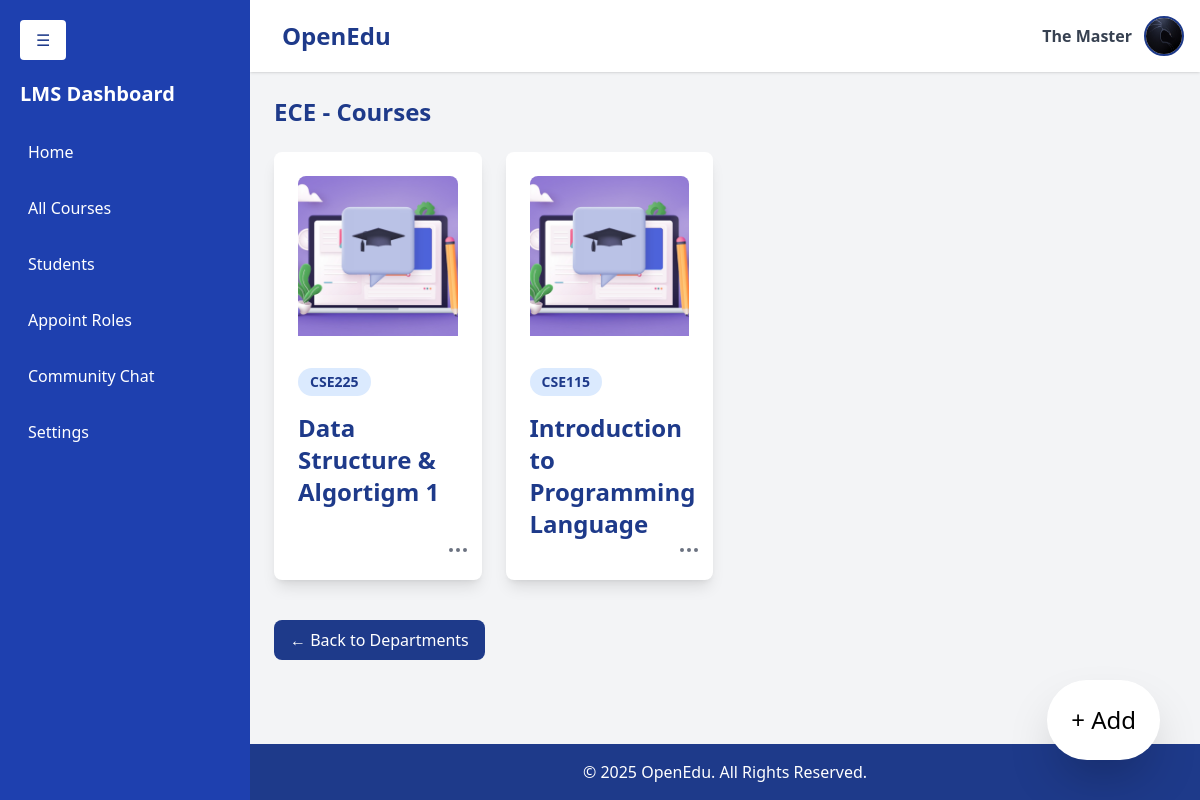
The page /lms/department=7/ (signed in) on the database its author committed.
### accounts/models.py (models this page shows, shortened)
class User(AbstractUser):
    contact = models.CharField(max_length=15, blank=True, null=True)
    profilepicture = models.ImageField(upload_to='images/profilepictures', blank=True, null=True,default='images/profilepictures/rafid1.jpg')
    role=models.TextField(default='user')
    course=models.IntegerField(default=-1)
    department=models.IntegerField(default=-1)
    groups = models.ManyToManyField(
        'auth.Group',
        related_name='custom_user_set',
        blank=True
    )
    user_permissions = models.ManyToManyField(
        'auth.Permission',
        related_name='custom_user_permissions_set',
        blank=True
    )

### lms/models.py (models this page shows, shortened)
class Department(models.Model):
    id = models.AutoField(primary_key=True)  # Automatically generates a primary key
    name = models.CharField(max_length=255, unique=True)  # Unique name field
    image = models.ImageField(upload_to='images/department/', null=True,default='images/department/default.jpg')
    description=models.TextField(max_length=255,default="The Department fosters innovative research and interdisciplinary collaboration, focusing on conceptual exploration and advanced academic problem-solving techniques.")

class Course(models.Model):
    id = models.AutoField(primary_key=True)  # Automatically generates a primary key
    course_code = models.CharField(max_length=6, unique=True)  # Unique course code
    course_name = models.CharField(max_length=50)  # Course name
    course_description = models.TextField(
        default="This course provides a comprehensive overview of essential topics, methodologies, and concepts. Further details will be provided."
    )  # Description of the course
    department = models.ForeignKey('Department', related_name='courses', on_delete=models.CASCADE)  # Foreign key to Department
    image = models.ImageField(upload_to='images/course/', null=True, default='images/course/default.jpg')  # Course image

### lms/views.py (the view)
# urls.py: path('department=<int:id>/', deptcourses, name='deptcourses'),
@login_required
def deptcourses(request,id):
    course_proxy = QueryCacheProxy(request.user)
    courses,department = course_proxy.get_deptCourses(id)  # Fetch departments via the pr
    showAddButton=(request.user.role=='master')or(request.user.department==department.id)
    showUpdateCourseModal=(request.user.role=='master')or(request.user.department==department.id)
    showCourseModal=(request.user.role=='master')or(request.user.department==department.id)
    context={'name':request.user.username,'courses':courses , 'department': department,
             'showCourseModal':showCourseModal,'showUpdateCourseModal':showUpdateCourseModal,'showAddButton':showAddButton}
    return render(request,'lms/deptcourses.html',context)

### lms/queryProxy.py (called while the page is built)
    @login_required
    def get_deptCourses(self,dept_id):
        department=Department.objects.get(id=dept_id)
        coursess_cache_key = f'department?{department.id}'
        courses = cache.get(coursess_cache_key)
        print(courses)
        if not courses:
            print("not cached yet")
            courses = Course.objects.filter(department=department).order_by('course_name')
            cache.set(coursess_cache_key, courses, timeout=60*15)  # Cache for 15 minutes
        return courses,department

### lms/templates/lms/deptcourses.html (shortened to what this page needs)
{% extends 'dashboard.html' %} {% block content %} {% load static %}
<div class="p-6 flex-grow" style="overflow: auto">
  <h2 class="text-2xl font-bold text-blue-900 mb-6">
    {{ department.name }} - Courses
  </h2>
  <div
    class="grid grid-cols-1 sm:grid-cols-2 md:grid-cols-3 lg:grid-cols-4 gap-6"
  >
    {% if courses %} {% for course in courses %}
    <div
      class="card bg-white p-6 rounded-lg shadow-lg cursor-pointer hover:shadow-xl transition duration-300 transform hover:scale-105 relative"
    >
      <a
        href="{% url 'course_facs' dept_id=department.id course_id=course.id %}"
      >
        <img
          src="{{ course.image.url }}"
          alt="Course Image"
          class="w-full h-40 object-cover rounded-t-lg mb-8"
        />
      </a>
      <div class="flex items-center mb-4">
        <span
          class="text-sm font-semibold text-blue-900 bg-blue-100 px-3 py-1 rounded-full"
        >
          {{ course.course_code }}
        </span>
      </div>
      <h3 class="text-2xl font-semibold text-blue-900 mb-2">
        {{ course.course_name }}
      </h3>
      {% if showUpdateCourseModal %}
      <div class="absolute bottom-3 right-3 z-20">
        <button
          class="text-gray-500 hover:text-gray-700 focus:outline-none"
          onclick="toggleMenu('menu-videos-{{ course.id }}')"
        >
          <svg
            xmlns="http://www.w3.org/2000/svg"
            class="h-6 w-6"
            fill="none"
            viewBox="0 0 24 24"
            stroke="currentColor"
          >
            <path
              stroke-linecap="round"
              stroke-linejoin="round"
              stroke-width="2"
              d="M5 12h.01M12 12h.01M19 12h.01M6 12a1 1 0 11-2 0 1 1 0 012 0zm7 0a1 1 0 11-2 0 1 1 0 012 0zm7 0a1 1 0 11-2 0 1 1 0 012 0z"
            />
          </svg>
        </button>
      </div>
      {%endif%}
    </div>
    {% endfor %} {% else %}
    <p class="text-gray-500">No Courses found in this department.</p>
    {% endif %}
  </div>
  <div class="mt-10">
    <a
      href="{% url 'departments' %}"
      class="inline-block bg-blue-900 text-white px-4 py-2 rounded-lg hover:bg-blue-700"
    >
      ← Back to Departments
    </a>
  </div>
</div>
{% endblock %}

### home/templates/inc/header.html (shortened to what this page needs)
<header
  class="bg-white shadow p-4 flex justify-between items-center relative w-full top-0 right-0 4 z-10 sticky"
>
  <div class="flex items-center space-x-4">
    <h1 class="text-2xl font-bold text-blue-900">OpenEdu</h1>
  </div>
  <div class="flex items-center space-x-3 relative">
    <span class="text-gray-700 font-semibold">
      {{ request.user.first_name }} {{ request.user.last_name }}
    </span>
    <a
      href="javascript:void(0);"
      onclick="toggleDropdownProfile()"
      class="w-10 h-10"
    >
      <img
        src="{{ request.user.profilepicture.url }}"
        alt="Profile"
        class="w-10 h-10 rounded-full border-2 border-blue-900"
      />
    </a>
  </div>
</header>

### home/static/css/dashboard.css (style rules this page uses)
.card { transition: transform 0.3s ease-in-out; }

### rows shown on the page
User: user.first_name "The", user.last_name "Master", user.profilepicture (picture)
Department: name "ECE"
Course: image (placeholder picture), course_code "CSE225", course_name "Data Structure & Algortigm 1"
Course: image (placeholder picture), course_code "CSE115", course_name "Introduction to Programming Language"
